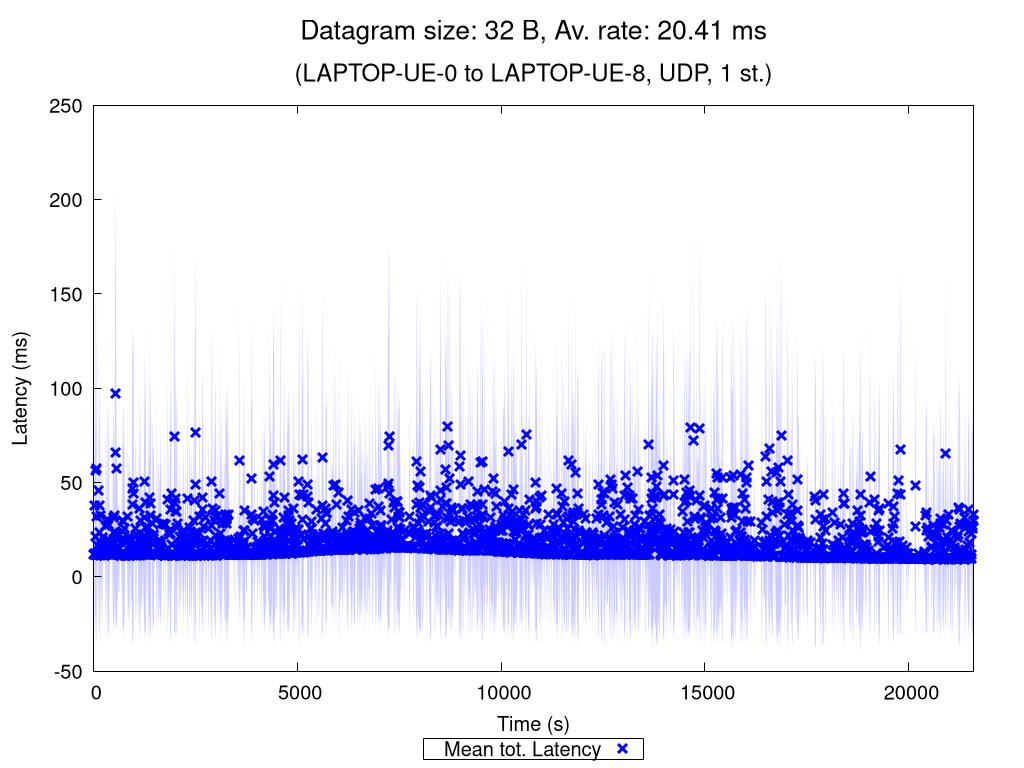

Write gnuplot code to recreate this figure.
set terminal pngcairo nocrop enhanced size 1024,768 font "Verdana,15"
set output "UDP_1_st_2020_11_09_15-46-36_one2two_00032B.png"

set title "{/=20 Datagram size: 32 B, Av. rate: 20.41 ms}\n\n{/=18 (LAPTOP-UE-0 to LAPTOP-UE-8, UDP, 1 st.)}"

set xlabel "Time (s)"
set ylabel "Latency (ms)"
set ytics nomirror
set key bmargin center horizontal box samplen 1 width -1
set bmargin 4.6
set rmargin 4.5

rf = 1.0  # rate factor
set style fill transparent solid 0.2 noborder
set autoscale xfix
plot "UDP_1_st_2020_11_09_15-46-36_one2two_00032B_iperf_processed.dat" using 1:($2/rf-$3/rf):($2/rf+$3/rf) with filledcurves lc rgb "blue" notitle, \
     "" using 1:($2/rf) with points pt 2 ps 1.5 lw 3 lc rgb "blue" title "Mean tot. Latency", \
